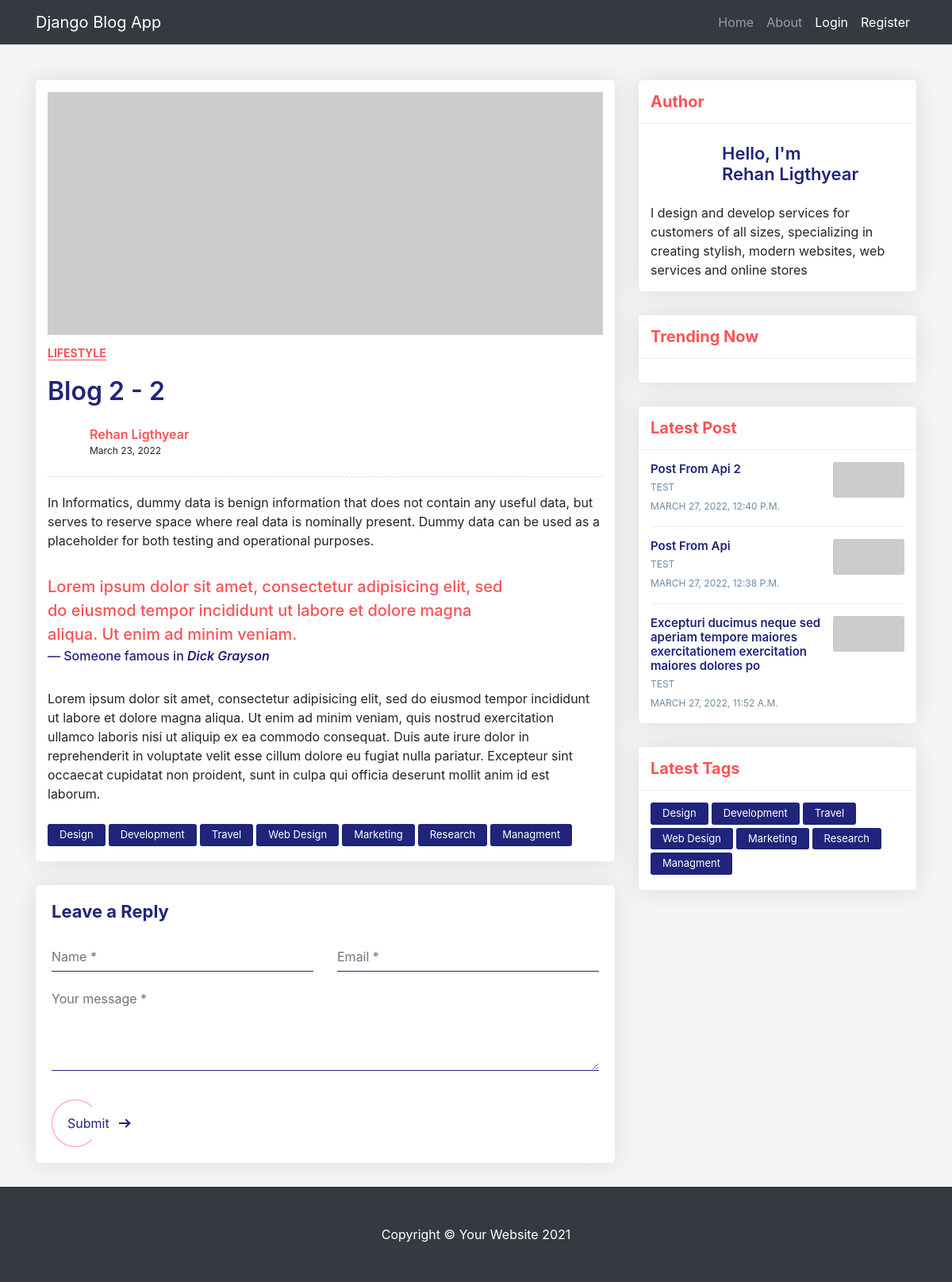
The app's page /post/2, older data.
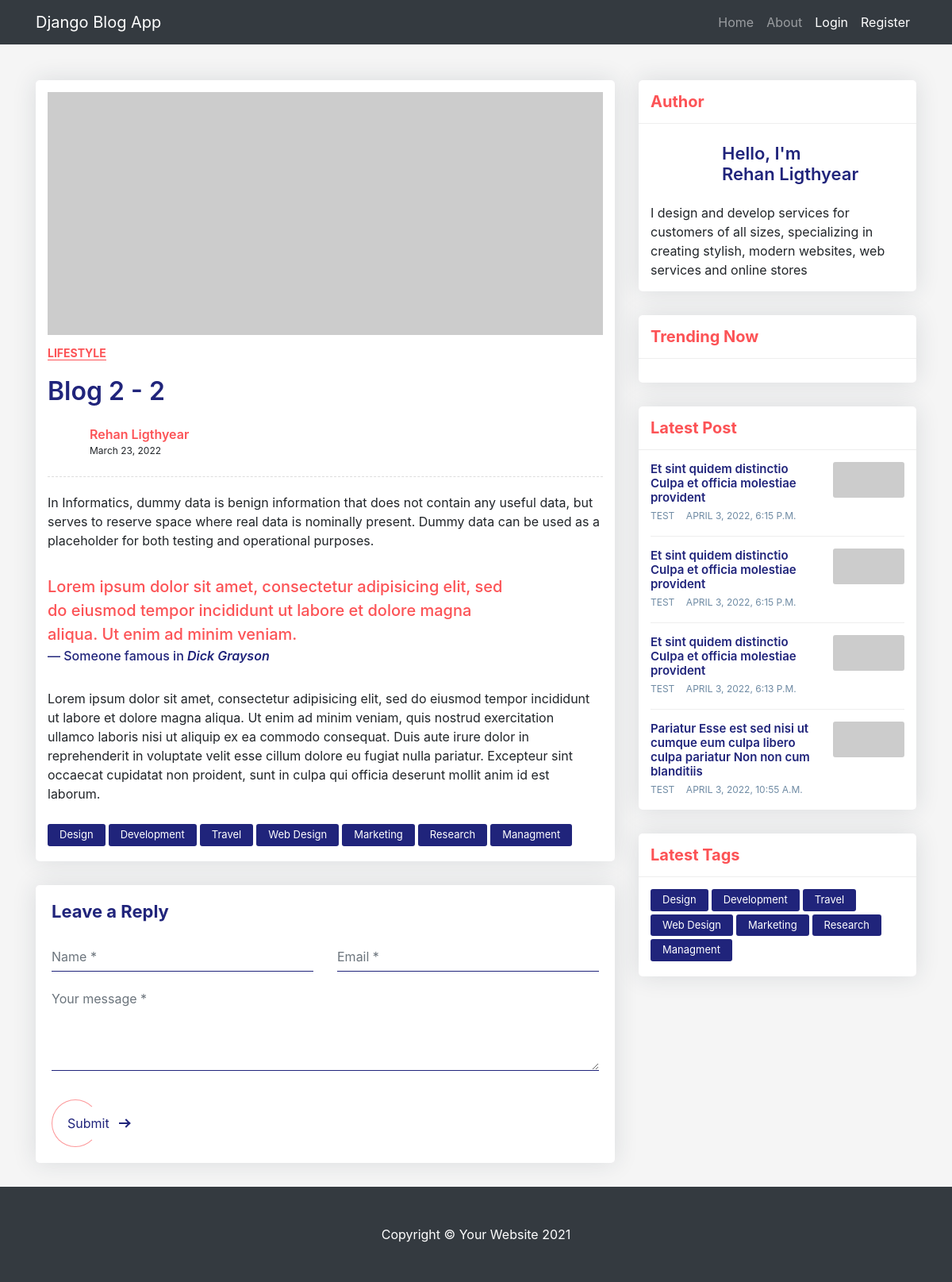
The same page, newer data.
### core/models.py (models this page shows, shortened)
class Post(models.Model):
    title = models.CharField(max_length = 100)
    content = models.TextField()
    created_at = models.DateTimeField(default=timezone.now)
    author = models.ForeignKey(User, on_delete=models.CASCADE)

### core/views.py (the view)
# urls.py: path('post/<int:pk>', views.PostDetailView.as_view(), name="blog-detail"),
class PostDetailView(DetailView):
    model = Post
    template_name = 'post_detail.html'
    def get_context_data(self, **kwargs):
        context = super(PostDetailView, self).get_context_data(**kwargs)
        context['posts'] = Post.objects.all()[::-1]
        return context

### core/templates/post_detail.html (shortened to what the changed rows need)
{% extends 'base.html' %}
{% block content %}
<div class="blog-single gray-bg">
    <div class="container">
        <div class="row align-items-start">
            <div class="col-lg-8 m-15px-tb">
                <article class="article">
                    <div class="article-title">
                        <h2> {{ object.title }} - {{object.id}}</h2>
                    </div>
                </article>
            </div>
            <div class="col-lg-4 m-15px-tb blog-aside">
                <div class="widget widget-latest-post">
                    <div class="widget-body">
                        {% for post in posts|slice:":4" %}
                        {% if post.id != object.id %}
                        <div class="latest-post-aside media">
                            <div class="lpa-left media-body">
                                <div class="lpa-title">
                                    <h5><a href="{% url 'blog-detail' post.id %}">{{ post.title }}</a></h5>
                                </div>
                                <div class="lpa-meta">
                                    <a class="name" href="#">
                                        {{ post.author }}
                                    </a>
                                    <a class="date" href="#">
                                        {{ post.created_at }}
                                    </a>
                                </div>
                            </div>
                            <div class="lpa-right">
                                <a href="#">
                                    <img src="https://via.placeholder.com/400x200/FFB6C1/000000" title="" alt="">
                                </a>
                            </div>
                        </div>
                        {% endif %}
                        {% endfor %}
                    </div>
                </div>
            </div>
        </div>
    </div>
</div>
{% endblock content %}

Row changes from the older to the newer data that the page shows:
no longer on this page (row unchanged): Post: title "Post From Api 2", author "TEST", created_at "MARCH 27, 2022, 12:40 P.M."
no longer on this page (row unchanged): Post: title "Post From Api", author "TEST", created_at "MARCH 27, 2022, 12:38 P.M."
no longer on this page (row unchanged): Post: title "Excepturi ducimus neque sed aperiam tempore maiores exercitationem exercitation maiores dolores po", author "TEST", created_at "MARCH 27, 2022, 11:52 A.M."
added Post: title "Et sint quidem distinctio Culpa et officia molestiae provident", author "TEST", created_at "APRIL 3, 2022, 6:15 P.M."
added Post: title "Et sint quidem distinctio Culpa et officia molestiae provident", author "TEST", created_at "APRIL 3, 2022, 6:15 P.M."
added Post: title "Et sint quidem distinctio Culpa et officia molestiae provident", author "TEST", created_at "APRIL 3, 2022, 6:13 P.M."
added Post: title "Pariatur Esse est sed nisi ut cumque eum culpa libero culpa pariatur Non non cum blanditiis", author "TEST", created_at "APRIL 3, 2022, 10:55 A.M."
